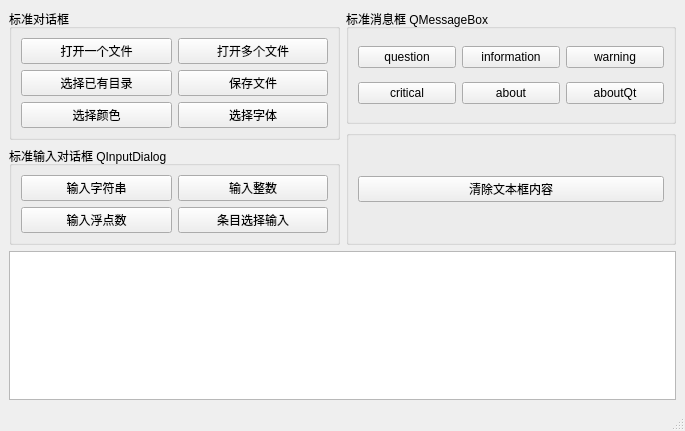
<?xml version="1.0" encoding="UTF-8"?>
<ui version="4.0">
 <class>MainWindow</class>
 <widget class="QMainWindow" name="MainWindow">
  <property name="geometry">
   <rect>
    <x>0</x>
    <y>0</y>
    <width>685</width>
    <height>431</height>
   </rect>
  </property>
  <property name="windowTitle">
   <string>MainWindow</string>
  </property>
  <widget class="QWidget" name="centralwidget">
   <layout class="QVBoxLayout" name="verticalLayout_4">
    <item>
     <layout class="QHBoxLayout" name="horizontalLayout_4">
      <item>
       <layout class="QVBoxLayout" name="verticalLayout">
        <item>
         <widget class="QGroupBox" name="groupBox">
          <property name="title">
           <string>标准对话框</string>
          </property>
          <layout class="QHBoxLayout" name="horizontalLayout">
           <item>
            <layout class="QGridLayout" name="gridLayout">
             <item row="1" column="0">
              <widget class="QPushButton" name="btnSelectDir">
               <property name="text">
                <string>选择已有目录</string>
               </property>
              </widget>
             </item>
             <item row="0" column="0">
              <widget class="QPushButton" name="btnOpenDir">
               <property name="text">
                <string>打开一个文件</string>
               </property>
              </widget>
             </item>
             <item row="0" column="1">
              <widget class="QPushButton" name="btnOpenFiles">
               <property name="text">
                <string>打开多个文件</string>
               </property>
              </widget>
             </item>
             <item row="1" column="1">
              <widget class="QPushButton" name="btnSaveFile">
               <property name="text">
                <string>保存文件</string>
               </property>
              </widget>
             </item>
             <item row="2" column="0">
              <widget class="QPushButton" name="btnSelectColor">
               <property name="text">
                <string>选择颜色</string>
               </property>
              </widget>
             </item>
             <item row="2" column="1">
              <widget class="QPushButton" name="btnSelectFont">
               <property name="text">
                <string>选择字体</string>
               </property>
              </widget>
             </item>
            </layout>
           </item>
          </layout>
         </widget>
        </item>
        <item>
         <widget class="QGroupBox" name="groupBox_3">
          <property name="title">
           <string>标准输入对话框 QInputDialog</string>
          </property>
          <layout class="QHBoxLayout" name="horizontalLayout_3">
           <item>
            <layout class="QGridLayout" name="gridLayout_3">
             <item row="0" column="0">
              <widget class="QPushButton" name="btnInputStr">
               <property name="text">
                <string>输入字符串</string>
               </property>
              </widget>
             </item>
             <item row="1" column="0">
              <widget class="QPushButton" name="btnInputFloat">
               <property name="text">
                <string>输入浮点数</string>
               </property>
              </widget>
             </item>
             <item row="0" column="1">
              <widget class="QPushButton" name="btnInputInt">
               <property name="text">
                <string>输入整数</string>
               </property>
              </widget>
             </item>
             <item row="1" column="1">
              <widget class="QPushButton" name="btnCombobox">
               <property name="text">
                <string>条目选择输入</string>
               </property>
              </widget>
             </item>
            </layout>
           </item>
          </layout>
         </widget>
        </item>
       </layout>
      </item>
      <item>
       <layout class="QVBoxLayout" name="verticalLayout_3">
        <item>
         <widget class="QGroupBox" name="groupBox_2">
          <property name="title">
           <string>标准消息框 QMessageBox</string>
          </property>
          <layout class="QHBoxLayout" name="horizontalLayout_2">
           <item>
            <layout class="QGridLayout" name="gridLayout_2">
             <item row="0" column="2">
              <widget class="QPushButton" name="pushButton_13">
               <property name="text">
                <string>warning</string>
               </property>
              </widget>
             </item>
             <item row="0" column="0">
              <widget class="QPushButton" name="pushButton_7">
               <property name="text">
                <string>question</string>
               </property>
              </widget>
             </item>
             <item row="1" column="1">
              <widget class="QPushButton" name="pushButton_11">
               <property name="text">
                <string>about</string>
               </property>
              </widget>
             </item>
             <item row="1" column="2">
              <widget class="QPushButton" name="pushButton_12">
               <property name="text">
                <string>aboutQt</string>
               </property>
              </widget>
             </item>
             <item row="0" column="1">
              <widget class="QPushButton" name="pushButton_10">
               <property name="text">
                <string>information</string>
               </property>
              </widget>
             </item>
             <item row="1" column="0">
              <widget class="QPushButton" name="pushButton_8">
               <property name="text">
                <string>critical</string>
               </property>
              </widget>
             </item>
            </layout>
           </item>
          </layout>
         </widget>
        </item>
        <item>
         <widget class="QGroupBox" name="groupBox_4">
          <property name="title">
           <string/>
          </property>
          <layout class="QVBoxLayout" name="verticalLayout_2">
           <item>
            <widget class="QPushButton" name="btnClear">
             <property name="text">
              <string>清除文本框内容</string>
             </property>
            </widget>
           </item>
          </layout>
         </widget>
        </item>
       </layout>
      </item>
     </layout>
    </item>
    <item>
     <widget class="QPlainTextEdit" name="plainTextEdit"/>
    </item>
   </layout>
  </widget>
  <widget class="QStatusBar" name="statusbar"/>
 </widget>
 <resources/>
 <connections/>
</ui>
